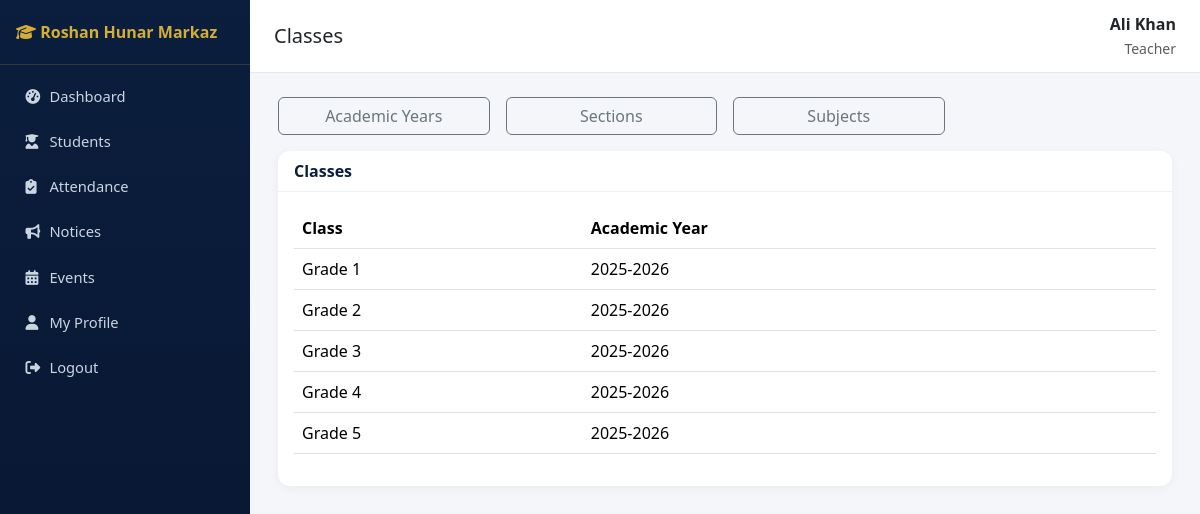
Page /academics/classes/ (signed in) on the committed database.
### accounts/models.py (models this page shows, shortened)
class User(AbstractUser):
    class Role(models.TextChoices):
        SUPER_ADMIN = "SUPER_ADMIN", "Super Admin"
        PRINCIPAL = "PRINCIPAL", "Principal"
        ADMIN = "ADMIN", "Admin"
        TEACHER = "TEACHER", "Teacher"
        STUDENT = "STUDENT", "Student"
        PARENT = "PARENT", "Parent"
        ACCOUNTANT = "ACCOUNTANT", "Accountant"
        LIBRARIAN = "LIBRARIAN", "Librarian"
        STAFF = "STAFF", "Staff"
    role = models.CharField(max_length=20, choices=Role.choices, default=Role.STUDENT)
    phone = models.CharField(max_length=20, blank=True)
    photo = models.ImageField(upload_to="profile_photos/", blank=True, null=True)

### academics/models.py (models this page shows, shortened)
class SchoolClass(models.Model):
    name = models.CharField(max_length=50)  # e.g. Grade 1
    academic_year = models.ForeignKey(AcademicYear, on_delete=models.CASCADE, related_name="classes")
    class Meta:
        unique_together = ["name", "academic_year"]
        ordering = ["name"]

class AcademicYear(models.Model):
    name = models.CharField(max_length=20, unique=True)  # e.g. 2025-2026
    start_date = models.DateField()
    end_date = models.DateField()
    is_current = models.BooleanField(default=False)
    def __str__(self):
        return self.name

### academics/views.py (the view)
# urls.py: path("classes/", views.ClassListView.as_view(), name="class_list"),
class ClassListView(RoleRequiredMixin, ListView):
    model = SchoolClass
    template_name = "academics/class_list.html"
    context_object_name = "classes"
    allowed_roles = STAFF_ROLES

### accounts/mixins.py (called while the page is built)
    def dispatch(self, request, *args, **kwargs):
        if not request.user.is_authenticated:
            return self.handle_no_permission()
        if request.user.is_superuser or request.user.role in self.allowed_roles:
            return super().dispatch(request, *args, **kwargs)
        raise PermissionDenied("You do not have permission to access this page.")

### sitepages/context_processors.py (called while the page is built)
def site_settings(request):
    return {"site_settings": SiteSettings.get_solo()}

### sitepages/models.py (called while the page is built)
    @classmethod
    def get_solo(cls):
        obj = cls.objects.first()
        if not obj:
            obj = cls.objects.create()
        return obj

### templates/academics/class_list.html (shortened to what this page needs)
{% extends "base.html" %}
{% block page_title %}Classes{% endblock %}
{% block content %}
<div class="row g-3 mb-3">
  <div class="col-md-3"><a href="{% url 'academics:year_list' %}" class="btn btn-outline-secondary w-100">Academic Years</a></div>
  <div class="col-md-3"><a href="{% url 'academics:section_list' %}" class="btn btn-outline-secondary w-100">Sections</a></div>
  <div class="col-md-3"><a href="{% url 'academics:subject_list' %}" class="btn btn-outline-secondary w-100">Subjects</a></div>
</div>
<div class="card">
  <div class="card-header d-flex justify-content-between"><span>Classes</span></div>
  <div class="card-body">
    <table class="table table-hover">
      <thead><tr><th>Class</th><th>Academic Year</th><th></th></tr></thead>
      <tbody>
      {% for c in classes %}
        <tr><td>{{ c.name }}</td><td>{{ c.academic_year }}</td>
        <td class="text-end">
        </td></tr>
      {% empty %}<tr><td colspan="3" class="text-center text-muted">No classes yet.</td></tr>{% endfor %}
      </tbody>
    </table>
  </div>
</div>
{% endblock %}

### templates/base.html (shortened to what this page needs)
{% load static %}
<!DOCTYPE html>
<html lang="en">
<head>
<link href="https://cdn.jsdelivr.net/npm/bootstrap@5.3.3/dist/css/bootstrap.min.css" rel="stylesheet">
<link href="https://cdnjs.cloudflare.com/ajax/libs/font-awesome/6.5.1/css/all.min.css" rel="stylesheet">
<link href="{% static 'css/style.css' %}" rel="stylesheet">
</head>
<body>
<nav class="sidebar" id="sidebar">
  <div class="brand"><i class="fa-solid fa-graduation-cap"></i> Roshan Hunar Markaz</div>
  <ul class="nav flex-column py-2">
    {% if request.user.role in "STUDENT,PARENT" %}
      <li class="nav-item"><a class="nav-link {% if request.resolver_match.namespace == 'portal' %}active{% endif %}" href="{% url 'portal:home' %}"><i class="fa-solid fa-gauge-high"></i> My Portal</a></li>
      <li class="nav-item"><a class="nav-link {% if request.resolver_match.namespace == 'notices' and request.resolver_match.url_name == 'list' %}active{% endif %}" href="{% url 'notices:list' %}"><i class="fa-solid fa-bullhorn"></i> Notices</a></li>
      <li class="nav-item"><a class="nav-link" href="{% url 'notices:event_list' %}"><i class="fa-solid fa-calendar-days"></i> Events</a></li>
    {% else %}
      <li class="nav-item"><a class="nav-link {% if request.resolver_match.namespace == 'dashboard' %}active{% endif %}" href="{% url 'dashboard:index' %}"><i class="fa-solid fa-gauge-high"></i> Dashboard</a></li>
      <li class="nav-item"><a class="nav-link {% if request.resolver_match.namespace == 'students' %}active{% endif %}" href="{% url 'students:list' %}"><i class="fa-solid fa-user-graduate"></i> Students</a></li>
      <li class="nav-item"><a class="nav-link " href="{% url 'attendance:mark' %}"><i class="fa-solid fa-clipboard-check"></i> Attendance</a></li>
      <li class="nav-item"><a class="nav-link {% if request.resolver_match.namespace == 'notices' %}active{% endif %}" href="{% url 'notices:list' %}"><i class="fa-solid fa-bullhorn"></i> Notices</a></li>
      <li class="nav-item"><a class="nav-link" href="{% url 'notices:event_list' %}"><i class="fa-solid fa-calendar-days"></i> Events</a></li>
    {% endif %}
    <li class="nav-item"><a class="nav-link" href="{% url 'accounts:profile' %}"><i class="fa-solid fa-user"></i> My Profile</a></li>
    <li class="nav-item"><a class="nav-link" href="{% url 'accounts:logout' %}"><i class="fa-solid fa-right-from-bracket"></i> Logout</a></li>
  </ul>
</nav>
<div class="main-content">
  <div class="topbar">
    <h5 class="mb-0">{% block page_title %}Dashboard{% endblock %}</h5>
    <div class="text-end">
      <div class="fw-semibold">{{ request.user.get_full_name|default:request.user.username }}</div>
      <small class="text-muted">{{ request.user.get_role_display }}</small>
    </div>
  </div>
  {% block content %}{% endblock %}
</div>
</body>
</html>

### static/css/style.css (style rules this page uses)
:root { --navy: #0b1e3d; --navy-dark: #071530; --gold: #d4af37; --gold-light: #f0d878; --bg: #f4f6fa; }
body { background: var(--bg); font-family: 'Segoe UI', Roboto, sans-serif; }
.sidebar { background: linear-gradient(180deg, var(--navy) 0%, var(--navy-dark) 100%); min-height: 100vh; width: 250px; position: fixed; top: 0; left: 0; z-index: 1030; }
.sidebar .brand { color: var(--gold); font-weight: 700; padding: 1.25rem 1rem; border-bottom: 1px solid rgba(212,175,55,.2); }
.sidebar .nav-link { color: #cbd5e1; padding: .6rem 1.1rem; border-radius: 6px; margin: 2px 8px; font-size: .92rem; }
.sidebar .nav-link i { width: 20px; }
.main-content { margin-left: 250px; padding: 1.5rem 1.75rem; }
.topbar { background: #fff; border-bottom: 1px solid #e5e9f0; padding: .75rem 1.5rem; margin: -1.5rem -1.75rem 1.5rem -1.75rem; display: flex; justify-content: space-between; align-items: center; }
.card { border: none; border-radius: 12px; box-shadow: 0 2px 10px rgba(0,0,0,.05); }
.card-header { background: #fff; border-bottom: 1px solid #eef0f4; font-weight: 600; color: var(--navy); border-radius: 12px 12px 0 0 !important; }
.table thead { background: var(--navy); color: #fff; }

### rows in the picture
User: user.get_full_name "Ali Khan", user.role "Teacher"
SchoolClass: name "Grade 1", academic_year "2025-2026"
SchoolClass: name "Grade 2", academic_year "2025-2026"
SchoolClass: name "Grade 3", academic_year "2025-2026"
SchoolClass: name "Grade 4", academic_year "2025-2026"
SchoolClass: name "Grade 5", academic_year "2025-2026"
